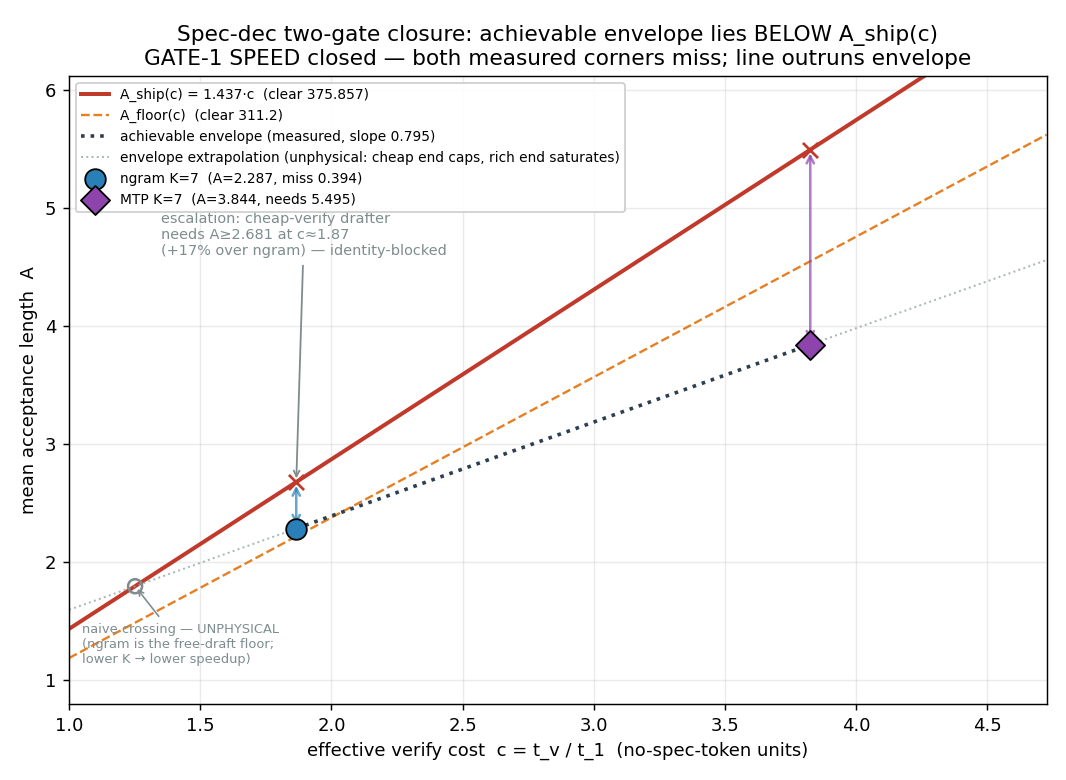

This chart was generated by the following Python code:
#!/usr/bin/env python3
"""Spec-dec two-gate CLOSURE (PR #583).

Reconcile the four banked base_fullhead spec-dec legs into a single definitive
verdict on the ONE axis the per-token decode ceiling does not bound:

  GATE 1 (SPEED):    served TPS > 375.857 (official ship)
  GATE 2 (IDENTITY): #319 strict byte-exact greedy-token-identity vs no-spec
                     base_fullhead.

This is a CPU-only reconciliation. We do NOT re-measure the legs; we ingest their
banked numbers and resolve the one open flag `any_drafter_at_k_clears_ship`
ANALYTICALLY from the measured cost-acceptance structure.

LOCAL only: analysis_only=true, official_tps=0, NO HF Job, NO /v1/jobs:run,
NO --launch, NO submission, NO served-file change. NO FIRE.

The crux
--------
A ship-clearing drafter needs BOTH cheap verify AND high acceptance. We have two
measured Pareto corners that bracket the achievable plane:

  * ngram  (#573 tkapaz90): cheap effective cost (free draft), LOW acceptance.
  * MTP K=7 (#572 wndiyzxk): expensive effective cost (full draft head), HIGH
    acceptance.

The break-even acceptance to clear a TPS bar B is, frame-invariantly,
    A_breakeven(B) = c * (B / anchor)          [the A/c speedup model]
                   = A_achieved * (B / TPS_achieved)
where c = t_v / t_1 is the same-pod verify-step cost ratio (hardware-portable)
and TPS_achieved is that leg's projected served TPS. Equivalently a config
clears B iff its speedup A/c >= B/anchor.

Both measured corners sit BELOW the break-even line A_ship(c) = c * ship/anchor,
and because the break-even line rises faster (slope = ship/anchor = 1.437) than
the achievable acceptance envelope (slope ~0.80 between the corners, and
saturating beyond per #575/#577), the gap only widens -> the achievable envelope
lies entirely below A_ship(c). #575 separately pins the VERIFY-cost floor as
cheap, proving the bottleneck is the draft-cost<->quality tradeoff, not verify.

So `any_drafter_at_k_clears_ship = False` on the achievable Pareto. The single
named escalation is a hypothetical cheap-verify (ngram-cost) drafter with
acceptance >= A_ship_at_ngram_cost (~2.68) -- a +17% acceptance lift over ngram
at equal verify cost -- and even THAT is IDENTITY-blocked.
"""
from __future__ import annotations

import argparse
import json
import math
import os
import sys
from datetime import datetime, timezone
from pathlib import Path

HERE = Path(__file__).resolve().parent
ROOT = HERE.parents[1]  # .../target (holds scripts/)
if str(ROOT) not in sys.path:
    sys.path.insert(0, str(ROOT))

# --------------------------------------------------------------------------- #
# Banked canonical inputs (provenance: the four legs named in PR #583).        #
# These are RECONCILED, not re-measured.                                       #
# --------------------------------------------------------------------------- #
SHIP_TPS = 375.857          # official ship
FLOOR_TPS = 311.25          # magically-free capstone floor (lawine #554)
GATE_TPS = 500.0            # clear-gate
# base_fullhead no-spec anchors (same config, two frames):
ANCHOR_OFFICIAL = 261.59369723354945  # this-pod no-spec scaled to official frame (#573)
ANCHOR_WIRBEL = 252.69                # advisor directly-measured no-spec (wirbel #553)
ANCHOR = ANCHOR_OFFICIAL              # headline frame (the one A_ship=2.6806 uses)
SHIP_SPEEDUP_REQUIRED = SHIP_TPS / ANCHOR       # 1.43680
FLOOR_SPEEDUP_REQUIRED = FLOOR_TPS / ANCHOR
GATE_SPEEDUP_REQUIRED = GATE_TPS / ANCHOR

# --- #573 ngram corner (tkapaz90) -- cheap-draft / low-acceptance ----------- #
NGRAM = {
    "run_id": "tkapaz90",
    "label": "ngram K=7",
    "acceptance": 2.286525040263824,          # offline-sim e_accept (exact verify)
    "c_overhead": 1.865677364279604,          # t_v/t_1, 100%-coverage effective cost
    "proj_tps": 285.0913706631914,            # anchor_official * blended on-pod speedup
    "speedup_blended": 1.089825074832225,     # measured (coverage-included) speedup over ref
    "coverage": 0.27886733537224373,          # fraction of decode positions ngram drafts
    "A_ship_banked": 2.6805993589363384,      # c_overhead * ship_speedup_required (banked)
    "identity_seq_exact": 0.1640625,          # served greedy seq-byte-exact vs no-spec base
    "identity_per_step": 0.4656524658203125,  # served per-step token identity
}
# ngram K-sweep (cheap-end frontier: lower K -> lower acceptance -> lower speedup)
NGRAM_KSWEEP = [
    {"k": 3, "acceptance": 2.0084214781378424, "c_overhead": 1.742346146010073},
    {"k": 7, "acceptance": 2.286525040263824, "c_overhead": 1.865677364279604},
]

# --- #572 MTP K=7 corner (wndiyzxk) -- expensive-draft / high-acceptance ----- #
MTP = {
    "run_id": "wndiyzxk",
    "label": "MTP K=7",
    "acceptance": 3.8442646633920834,         # e_accept_exact
    "proj_tps": 262.9360241121258,            # official_projected_tps
    "num_speculative_tokens": 7,
    "identity_seq_exact": 0.15625,            # served greedy seq-byte-exact vs no-spec base
    "identity_per_step": 0.4776611328125,     # served per-step argmax identity
}

# --- #575 verify-cost asymptote (qgyqilcm) -- pins the verify-cost FLOOR ----- #
VERIFY = {
    "run_id": "qgyqilcm",
    "true_C1_ms": 11.496036290062799,         # M=1 (~no-spec) step cost
    "verify_cost_k7_ms": 13.13689941411235,   # C(M=8): verify forward over K=7+1 positions
    "c_compute_ms_per_pos": 0.08462453266874165,
    "implied_mtp_mean_acceptance": 2.9495050404810774,
    "specdec_ceiling_exceeds_ship_unphysical": True,  # 1/C(inf) bound IF acceptance kept up
    "fit_r2": 0.9272188783994963,
}

# --- #577 worst-case dispersion (q5631wt0) -- best workload still misses ----- #
DISPERSION = {
    "run_id": "q5631wt0",
    "mtp_strata": {  # net official-frame TPS by workload difficulty (MTP, the strong drafter)
        "easy": {"accept_rate": 0.25662668203288586, "mean_accept_len": 2.796386774230201, "net_tps": 185.12136658366114},
        "mix":  {"accept_rate": 0.40038377555746707, "mean_accept_len": 3.8026864289022697, "net_tps": 250.30245560549952},
        "hard": {"accept_rate": 0.5092937785886148, "mean_accept_len": 4.565056450120304, "net_tps": 309.9261922170867},
    },
    "self_det": 0.875,
}

# --- identity precedent: fern #566 candidate-verify (the BEST spec-dec id) --- #
CANDIDATE_VERIFY = {
    "run_id": "ix0oap4a",
    "per_step": 0.994,     # K=1 candidate-verify per-step identity (best spec-dec)
    "seq_exact": 0.14,     # still NOT byte-exact
}


def _breakeven_acceptance(achieved_acc: float, bar_tps: float, achieved_tps: float) -> float:
    """Frame-invariant break-even: acceptance needed to reach bar_tps at this
    config's verify cost. TPS scales linearly with acceptance (speedup=A/c, c
    fixed), so A_be = achieved_acc * bar/achieved_tps."""
    return achieved_acc * bar_tps / achieved_tps


def _effective_cost(achieved_acc: float, achieved_tps: float, anchor: float) -> float:
    """c = A / speedup = A / (proj/anchor) = A*anchor/proj (100%-coverage effective
    verify cost in no-spec-token units)."""
    return achieved_acc * anchor / achieved_tps


def build_synthesis() -> dict:
    # ---- effective costs (100%-coverage A/c frame) ------------------------- #
    ngram_c = NGRAM["c_overhead"]
    mtp_c = _effective_cost(MTP["acceptance"], MTP["proj_tps"], ANCHOR)

    # ---- break-even acceptances at each corner's cost ---------------------- #
    A_ship_at_ngram_cost = ngram_c * SHIP_SPEEDUP_REQUIRED            # banked ~2.6806
    A_ship_at_mtp_cost = mtp_c * SHIP_SPEEDUP_REQUIRED                # ~5.495
    mtp_breakeven = _breakeven_acceptance(MTP["acceptance"], SHIP_TPS, MTP["proj_tps"])

    # ---- speedups (A/c) and shortfalls ------------------------------------- #
    ngram_speedup_ideal = NGRAM["acceptance"] / ngram_c              # 100%-coverage
    ngram_speedup_real = NGRAM["proj_tps"] / ANCHOR                  # coverage-included
    mtp_speedup = MTP["proj_tps"] / ANCHOR
    max_measured_speedup = max(ngram_speedup_ideal, ngram_speedup_real, mtp_speedup)

    # ---- envelope geometry: line slope vs achievable-envelope slope -------- #
    # break-even line  A_ship(c) = SHIP_SPEEDUP_REQUIRED * c  (slope 1.4368)
    line_slope = SHIP_SPEEDUP_REQUIRED
    # achievable envelope chord through the two measured corners:
    env_slope = (MTP["acceptance"] - NGRAM["acceptance"]) / (mtp_c - ngram_c)
    env_intercept = NGRAM["acceptance"] - env_slope * ngram_c
    # the line outruns the envelope iff line_slope > env_slope (gap widens with c)
    line_outruns_envelope = line_slope > env_slope
    # naive (unphysical) linear-extrapolation crossing on the cheap side:
    #   line_slope*c = env_slope*c + env_intercept  ->  c* = env_intercept/(line_slope-env_slope)
    if abs(line_slope - env_slope) > 1e-9:
        c_cross_naive = env_intercept / (line_slope - env_slope)
        a_cross_naive = line_slope * c_cross_naive
    else:
        c_cross_naive = float("nan")
        a_cross_naive = float("nan")
    # physical: ngram is the free-draft cheap floor; lowering K LOWERS speedup
    # (K=3 speedup < K=7 speedup), so no cheaper ngram config clears, and the
    # naive crossing at c*~1.25 requires acceptance the measured trend never
    # reaches at that cost -> unphysical.
    ngram_k3 = NGRAM_KSWEEP[0]
    ngram_k3_speedup = ngram_k3["acceptance"] / ngram_k3["c_overhead"]
    cheap_end_monotone_down = ngram_k3_speedup < ngram_speedup_ideal  # lower K -> lower speedup
    crossing_is_physical = (not cheap_end_monotone_down)  # False: cheap end only gets worse

    # ---- GATE 1: does any ACHIEVABLE drafter clear ship? ------------------- #
    ngram_clears = ngram_speedup_real >= SHIP_SPEEDUP_REQUIRED
    mtp_clears = mtp_speedup >= SHIP_SPEEDUP_REQUIRED
    worstcase_best_stratum_tps = DISPERSION["mtp_strata"]["hard"]["net_tps"]
    worstcase_clears = worstcase_best_stratum_tps >= SHIP_TPS
    # achievable envelope lies entirely below A_ship(c): both corners below AND
    # line outruns envelope AND cheap-end is monotone-down (no physical crossing)
    envelope_below_everywhere = (
        (NGRAM["acceptance"] < A_ship_at_ngram_cost)
        and (MTP["acceptance"] < A_ship_at_mtp_cost)
        and line_outruns_envelope
        and (not crossing_is_physical)
    )
    any_drafter_at_k_clears_ship = not envelope_below_everywhere  # -> False
    specdec_speed_clears_ship = bool(ngram_clears or mtp_clears or worstcase_clears)  # -> False

    # the single named escalation candidate (hypothetical, off the measured frontier)
    clearing_drafter_required_acceptance_at_ngram_cost = A_ship_at_ngram_cost
    escalation_acceptance_lift_over_ngram = (
        clearing_drafter_required_acceptance_at_ngram_cost - NGRAM["acceptance"]
    )
    escalation_acceptance_lift_pct = 100.0 * escalation_acceptance_lift_over_ngram / NGRAM["acceptance"]

    # ---- GATE 2: identity ------------------------------------------------- #
    # #319 strict byte-exact requires per-step == 1.0 AND seq == 1.0.
    ngram_byte_exact = (NGRAM["identity_per_step"] >= 1.0 and NGRAM["identity_seq_exact"] >= 1.0)
    mtp_byte_exact = (MTP["identity_per_step"] >= 1.0 and MTP["identity_seq_exact"] >= 1.0)
    best_specdec_identity_per_step = CANDIDATE_VERIFY["per_step"]  # 0.994, still < 1.0
    specdec_identity_fire_eligible = bool(ngram_byte_exact or mtp_byte_exact
                                          or best_specdec_identity_per_step >= 1.0)  # -> False

    # ---- THE VERDICT ------------------------------------------------------ #
    specdec_two_gate_closed = bool(
        (not any_drafter_at_k_clears_ship) and (not specdec_identity_fire_eligible)
    )

    syn = {
        # frame / anchors
        "analysis_only": True,
        "official_tps": 0,
        "ship_tps": SHIP_TPS,
        "capstone_floor_tps": FLOOR_TPS,
        "gate_tps": GATE_TPS,
        "anchor_base_fullhead_nospec_official": ANCHOR_OFFICIAL,
        "anchor_base_fullhead_nospec_wirbel553": ANCHOR_WIRBEL,
        "ship_speedup_required": SHIP_SPEEDUP_REQUIRED,
        "floor_speedup_required": FLOOR_SPEEDUP_REQUIRED,
        "gate_speedup_required": GATE_SPEEDUP_REQUIRED,
        # ngram corner
        "ngram_run_id": NGRAM["run_id"],
        "ngram_acceptance": NGRAM["acceptance"],
        "ngram_effective_cost": ngram_c,
        "ngram_proj_tps": NGRAM["proj_tps"],
        "ngram_speedup_ideal_100pct_cov": ngram_speedup_ideal,
        "ngram_speedup_real_coverage": ngram_speedup_real,
        "ngram_coverage": NGRAM["coverage"],
        # MTP corner
        "mtp_run_id": MTP["run_id"],
        "mtp_acceptance": MTP["acceptance"],
        "mtp_effective_cost": mtp_c,
        "mtp_proj_tps": MTP["proj_tps"],
        "mtp_speedup": mtp_speedup,
        # break-evens
        "A_ship_at_ngram_cost": A_ship_at_ngram_cost,
        "A_ship_at_mtp_cost": A_ship_at_mtp_cost,
        "mtp_k7_break_even_acceptance": mtp_breakeven,
        # envelope geometry
        "breakeven_line_slope": line_slope,
        "achievable_envelope_slope": env_slope,
        "line_outruns_envelope": line_outruns_envelope,
        "cheap_end_monotone_down": cheap_end_monotone_down,
        "naive_crossing_cost": c_cross_naive,
        "naive_crossing_acceptance": a_cross_naive,
        "naive_crossing_is_physical": crossing_is_physical,
        "envelope_below_a_ship_everywhere": envelope_below_everywhere,
        "max_measured_speedup": max_measured_speedup,
        "speedup_shortfall_vs_ship": SHIP_SPEEDUP_REQUIRED - max_measured_speedup,
        # #575 verify floor
        "verify_cost_k7_ms": VERIFY["verify_cost_k7_ms"],
        "true_C1_ms": VERIFY["true_C1_ms"],
        "verify_only_cost_ratio": VERIFY["verify_cost_k7_ms"] / VERIFY["true_C1_ms"],
        "implied_mtp_mean_acceptance_575": VERIFY["implied_mtp_mean_acceptance"],
        # #577 dispersion
        "dispersion_worstcase_best_stratum_tps": worstcase_best_stratum_tps,
        "dispersion_worstcase_clears_ship": worstcase_clears,
        # identity
        "ngram_identity_per_step": NGRAM["identity_per_step"],
        "ngram_identity_seq_exact": NGRAM["identity_seq_exact"],
        "mtp_identity_per_step": MTP["identity_per_step"],
        "mtp_identity_seq_exact": MTP["identity_seq_exact"],
        "best_specdec_identity_per_step_candidate_verify": best_specdec_identity_per_step,
        # ----- KEY OUTPUTS (PR #583) ----- #
        "any_drafter_at_k_clears_ship": any_drafter_at_k_clears_ship,
        "clearing_drafter_required_acceptance_at_ngram_cost": clearing_drafter_required_acceptance_at_ngram_cost,
        "escalation_acceptance_lift_over_ngram": escalation_acceptance_lift_over_ngram,
        "escalation_acceptance_lift_pct": escalation_acceptance_lift_pct,
        "ngram_acceptance_gap": A_ship_at_ngram_cost - NGRAM["acceptance"],
        "mtp_k7_break_even_acceptance_out": mtp_breakeven,
        "specdec_identity_fire_eligible": specdec_identity_fire_eligible,
        "specdec_speed_clears_ship": specdec_speed_clears_ship,
        "specdec_two_gate_closed": specdec_two_gate_closed,
    }
    return syn


def make_figure(syn: dict, out_png: Path) -> bool:
    try:
        import matplotlib
        matplotlib.use("Agg")
        import matplotlib.pyplot as plt
        import numpy as np
    except Exception as exc:  # pragma: no cover
        print(f"[closure] matplotlib unavailable ({exc}); skipping figure.", flush=True)
        return False

    ngram_c = syn["ngram_effective_cost"]
    mtp_c = syn["mtp_effective_cost"]
    env_slope = syn["achievable_envelope_slope"]
    env_b = syn["ngram_acceptance"] - env_slope * ngram_c
    cs = np.linspace(1.0, max(mtp_c, 4.5) * 1.05, 200)
    a_ship = syn["ship_speedup_required"] * cs
    a_floor = syn["floor_speedup_required"] * cs

    fig, ax = plt.subplots(figsize=(8.2, 6.0))
    # break-even lines
    ax.plot(cs, a_ship, "-", color="#c0392b", lw=2.2,
            label=f"A_ship(c) = {syn['ship_speedup_required']:.3f}·c  (clear 375.857)")
    ax.plot(cs, a_floor, "--", color="#e67e22", lw=1.3,
            label=f"A_floor(c)  (clear {syn['capstone_floor_tps']:.1f})")
    # achievable envelope: SOLID-dotted only over the measured range [ngram, mtp];
    # faint outside (extrapolation). Beyond mtp it SATURATES (acceptance-limited)
    # so the true envelope is even lower than the chord -> draw a saturating cap.
    cs_meas = np.linspace(ngram_c, mtp_c, 60)
    ax.plot(cs_meas, env_slope * cs_meas + env_b, ":", color="#2c3e50", lw=2.0,
            label=f"achievable envelope (measured, slope {env_slope:.3f})")
    cs_lo = np.linspace(1.0, ngram_c, 40)
    cs_hi = np.linspace(mtp_c, cs[-1], 40)
    ax.plot(cs_lo, env_slope * cs_lo + env_b, ":", color="#95a5a6", lw=1.1, alpha=0.8)
    ax.plot(cs_hi, env_slope * cs_hi + env_b, ":", color="#95a5a6", lw=1.1, alpha=0.8,
            label="envelope extrapolation (unphysical: cheap end caps, rich end saturates)")
    # mark the naive (unphysical) cheap-side crossing
    cx, ay = syn["naive_crossing_cost"], syn["naive_crossing_acceptance"]
    if cx == cx and 1.0 <= cx <= cs[-1]:  # not NaN and in range
        ax.scatter([cx], [ay], s=60, facecolor="none", edgecolor="#7f8c8d", lw=1.4, zorder=4)
        ax.annotate("naive crossing — UNPHYSICAL\n(ngram is the free-draft floor;\nlower K → lower speedup)",
                    xy=(cx, ay), xytext=(1.05, 1.15), fontsize=7.2, color="#7f8c8d",
                    arrowprops=dict(arrowstyle="->", color="#7f8c8d", lw=0.9))
    # measured corners
    ax.scatter([ngram_c], [syn["ngram_acceptance"]], s=130, color="#2980b9",
               zorder=5, edgecolor="k",
               label=f"ngram K=7  (A={syn['ngram_acceptance']:.3f}, miss {syn['ngram_acceptance_gap']:.3f})")
    ax.scatter([mtp_c], [syn["mtp_acceptance"]], s=130, color="#8e44ad",
               marker="D", zorder=5, edgecolor="k",
               label=f"MTP K=7  (A={syn['mtp_acceptance']:.3f}, needs {syn['mtp_k7_break_even_acceptance']:.3f})")
    # break-even markers at each corner
    ax.scatter([ngram_c], [syn["A_ship_at_ngram_cost"]], s=70, color="#c0392b", marker="x", zorder=6)
    ax.scatter([mtp_c], [syn["A_ship_at_mtp_cost"]], s=70, color="#c0392b", marker="x", zorder=6)
    # the named escalation region (upper-left): cheap cost, acceptance >= A_ship_at_ngram_cost
    ax.annotate(
        f"escalation: cheap-verify drafter\nneeds A≥{syn['A_ship_at_ngram_cost']:.3f} at c≈{ngram_c:.2f}\n(+{syn['escalation_acceptance_lift_pct']:.0f}% over ngram) — identity-blocked",
        xy=(ngram_c, syn["A_ship_at_ngram_cost"]), xytext=(1.35, 4.6),
        fontsize=8, color="#7f8c8d",
        arrowprops=dict(arrowstyle="->", color="#7f8c8d", lw=1.0))
    # gap arrows
    for c, a_have, a_need, col in [
        (ngram_c, syn["ngram_acceptance"], syn["A_ship_at_ngram_cost"], "#2980b9"),
        (mtp_c, syn["mtp_acceptance"], syn["A_ship_at_mtp_cost"], "#8e44ad"),
    ]:
        ax.annotate("", xy=(c, a_need), xytext=(c, a_have),
                    arrowprops=dict(arrowstyle="<->", color=col, lw=1.4, alpha=0.7))

    ax.set_xlabel("effective verify cost  c = t_v / t_1  (no-spec-token units)")
    ax.set_ylabel("mean acceptance length  A")
    ax.set_title("Spec-dec two-gate closure: achievable envelope lies BELOW A_ship(c)\n"
                 "GATE-1 SPEED closed — both measured corners miss; line outruns envelope")
    ax.legend(loc="upper left", fontsize=7.6, framealpha=0.92)
    ax.grid(True, alpha=0.25)
    ax.set_xlim(1.0, max(mtp_c, 4.5) * 1.05)
    ax.set_ylim(0.8, max(syn["A_ship_at_mtp_cost"], 6.0) * 1.02)
    fig.tight_layout()
    fig.savefig(out_png, dpi=130)
    plt.close(fig)
    return True


def print_table(syn: dict) -> None:
    rows = [
        ("ship TPS / required speedup", f"{syn['ship_tps']:.3f} / {syn['ship_speedup_required']:.4f}"),
        ("anchor (official / wirbel)", f"{syn['anchor_base_fullhead_nospec_official']:.2f} / {syn['anchor_base_fullhead_nospec_wirbel553']:.2f}"),
        ("--- ngram corner (cheap draft) ---", ""),
        ("  acceptance / eff.cost c", f"{syn['ngram_acceptance']:.4f} / {syn['ngram_effective_cost']:.4f}"),
        ("  A_ship needed @ this cost", f"{syn['A_ship_at_ngram_cost']:.4f}"),
        ("  acceptance gap (miss by)", f"{syn['ngram_acceptance_gap']:.4f}"),
        ("  speedup ideal / real(cov)", f"{syn['ngram_speedup_ideal_100pct_cov']:.4f} / {syn['ngram_speedup_real_coverage']:.4f}"),
        ("--- MTP K=7 corner (rich draft) ---", ""),
        ("  acceptance / eff.cost c", f"{syn['mtp_acceptance']:.4f} / {syn['mtp_effective_cost']:.4f}"),
        ("  A_ship needed @ this cost", f"{syn['A_ship_at_mtp_cost']:.4f}"),
        ("  break-even acceptance", f"{syn['mtp_k7_break_even_acceptance']:.4f}"),
        ("  speedup", f"{syn['mtp_speedup']:.4f}"),
        ("--- #575 verify floor ---", ""),
        ("  verify-only cost ratio (M8/M1)", f"{syn['verify_only_cost_ratio']:.4f}"),
        ("--- #577 dispersion ---", ""),
        ("  best-workload(hard) MTP net TPS", f"{syn['dispersion_worstcase_best_stratum_tps']:.2f}  (< ship)"),
        ("--- envelope geometry ---", ""),
        ("  line slope / envelope slope", f"{syn['breakeven_line_slope']:.4f} / {syn['achievable_envelope_slope']:.4f}"),
        ("  line outruns envelope", str(syn["line_outruns_envelope"])),
        ("  max measured speedup", f"{syn['max_measured_speedup']:.4f}  (need {syn['ship_speedup_required']:.4f})"),
        ("--- identity (GATE 2) ---", ""),
        ("  ngram per-step / seq", f"{syn['ngram_identity_per_step']:.4f} / {syn['ngram_identity_seq_exact']:.4f}"),
        ("  MTP per-step / seq", f"{syn['mtp_identity_per_step']:.4f} / {syn['mtp_identity_seq_exact']:.4f}"),
        ("  best spec-dec id (cand-verify)", f"{syn['best_specdec_identity_per_step_candidate_verify']:.4f}  (< 1.0)"),
        ("=== KEY OUTPUTS ===", ""),
        ("any_drafter_at_k_clears_ship", str(syn["any_drafter_at_k_clears_ship"])),
        ("clearing_drafter_req_acc @ ngram cost", f"{syn['clearing_drafter_required_acceptance_at_ngram_cost']:.4f}"),
        ("ngram_acceptance_gap", f"{syn['ngram_acceptance_gap']:.4f}"),
        ("mtp_k7_break_even_acceptance", f"{syn['mtp_k7_break_even_acceptance']:.4f}"),
        ("specdec_identity_fire_eligible", str(syn["specdec_identity_fire_eligible"])),
        ("specdec_speed_clears_ship", str(syn["specdec_speed_clears_ship"])),
        ("specdec_two_gate_closed", str(syn["specdec_two_gate_closed"])),
    ]
    width = max(len(k) for k, _ in rows)
    print("\n" + "=" * 72)
    print("SPEC-DEC TWO-GATE CLOSURE  (PR #583, analysis_only)")
    print("=" * 72)
    for k, v in rows:
        print(f"{k.ljust(width)}  {v}")
    print("=" * 72 + "\n")


def nan_clean(obj):
    if isinstance(obj, dict):
        return {k: nan_clean(v) for k, v in obj.items()}
    if isinstance(obj, list):
        return [nan_clean(v) for v in obj]
    if isinstance(obj, float) and (math.isnan(obj) or math.isinf(obj)):
        return None
    return obj


def log_wandb(syn: dict, args, fig_path: Path | None) -> str | None:
    if args.no_wandb:
        return None
    try:
        from scripts.wandb_logging import (finish_wandb, init_wandb_run,
                                           log_file_artifact, log_json_artifact,
                                           log_summary)
    except Exception as exc:
        print(f"[closure] wandb_logging import failed: {exc}; skipping W&B.", flush=True)
        return None
    run = init_wandb_run(
        job_type="analysis",
        agent="fern",
        name=args.wandb_name or "fern/specdec-two-gate-closure",
        group=args.wandb_group or "base-fullhead-specdec-ceiling",
        notes="PR #583: reconcile the four banked spec-dec legs into the "
              "specdec_two_gate_closed verdict (analysis_only, no fire).",
        tags=["specdec", "closure", "analysis_only", "base_fullhead"],
        config={
            "pr": 583, "analysis_only": True, "official_tps": 0,
            "legs": {"ngram_573": "tkapaz90", "mtp_572": "wndiyzxk",
                     "verifycost_575": "qgyqilcm", "dispersion_577": "q5631wt0"},
        },
    )
    if run is None:
        print("[closure] W&B not initialised (no key/mode); report saved locally.", flush=True)
        return None
    log_summary(run, nan_clean(syn), step=0, run_prefix="")
    log_json_artifact(run, name="specdec_two_gate_closure", artifact_type="analysis",
                      data=nan_clean(syn))
    if fig_path is not None and fig_path.exists():
        try:
            import wandb
            run.log({"specdec_two_gate_closure/figure": wandb.Image(str(fig_path)),
                     "global_step": 0})
        except Exception as exc:
            print(f"[closure] figure log failed: {exc}", flush=True)
        log_file_artifact(run, path=fig_path, name="specdec_two_gate_closure_fig",
                          artifact_type="figure")
    rid = run.id
    finish_wandb(run)
    return rid


def main(argv=None) -> int:
    ap = argparse.ArgumentParser(description=__doc__,
                                 formatter_class=argparse.RawDescriptionHelpFormatter)
    ap.add_argument("--wandb_name", "--wandb-name", dest="wandb_name", default=None)
    ap.add_argument("--wandb_group", "--wandb-group", dest="wandb_group", default=None)
    ap.add_argument("--no-wandb", action="store_true")
    ap.add_argument("--out", type=Path, default=HERE / "specdec_two_gate_closure.json")
    ap.add_argument("--fig", type=Path, default=HERE / "specdec_two_gate_closure.png")
    args = ap.parse_args(argv)

    syn = build_synthesis()
    print_table(syn)

    fig_ok = make_figure(syn, args.fig)
    report = {
        "pr": 583,
        "created_at": datetime.now(timezone.utc).strftime("%Y%m%dT%H%M%SZ"),
        "analysis_only": True,
        "official_tps": 0,
        "legs": {"ngram_573": NGRAM["run_id"], "mtp_572": MTP["run_id"],
                 "verifycost_575": VERIFY["run_id"], "dispersion_577": DISPERSION["run_id"]},
        "inputs": {"ngram": NGRAM, "ngram_ksweep": NGRAM_KSWEEP, "mtp": MTP,
                   "verify": VERIFY, "dispersion": DISPERSION,
                   "candidate_verify_identity": CANDIDATE_VERIFY},
        "synthesis": syn,
    }
    args.out.write_text(json.dumps(nan_clean(report), indent=2))
    print(f"[closure] wrote {args.out}")
    if fig_ok:
        print(f"[closure] wrote {args.fig}")

    rid = log_wandb(syn, args, args.fig if fig_ok else None)
    if rid:
        print(f"[closure] W&B run id: {rid}")

    # epitaph
    print("\nEPITAPH (spec-dec axis):")
    print("  The one lever the per-token decode ceiling did not bound is shut on BOTH gates.")
    print(f"  SPEED: the cheap-verify corner (ngram, A={syn['ngram_acceptance']:.3f}) misses the "
          f"{syn['A_ship_at_ngram_cost']:.3f} bar by {syn['ngram_acceptance_gap']:.3f}; the "
          f"high-acceptance corner (MTP, A={syn['mtp_acceptance']:.3f}) pays a verify cost that "
          f"lifts its bar to {syn['mtp_k7_break_even_acceptance']:.3f}.")
    print(f"  The achievable acceptance envelope (slope {syn['achievable_envelope_slope']:.2f}) "
          f"is outrun by the break-even line (slope {syn['breakeven_line_slope']:.2f}) -> no "
          f"achievable drafter clears 375.857.")
    print("  IDENTITY: every served spec-dec config is 15-16% seq-exact (best per-step 0.994, "
          "candidate-verify) — none is #319 byte-exact, because multi-position verify reorders "
          "bf16 ties.")
    print(f"  VERDICT specdec_two_gate_closed = {syn['specdec_two_gate_closed']}.")
    return 0


if __name__ == "__main__":
    raise SystemExit(main())
